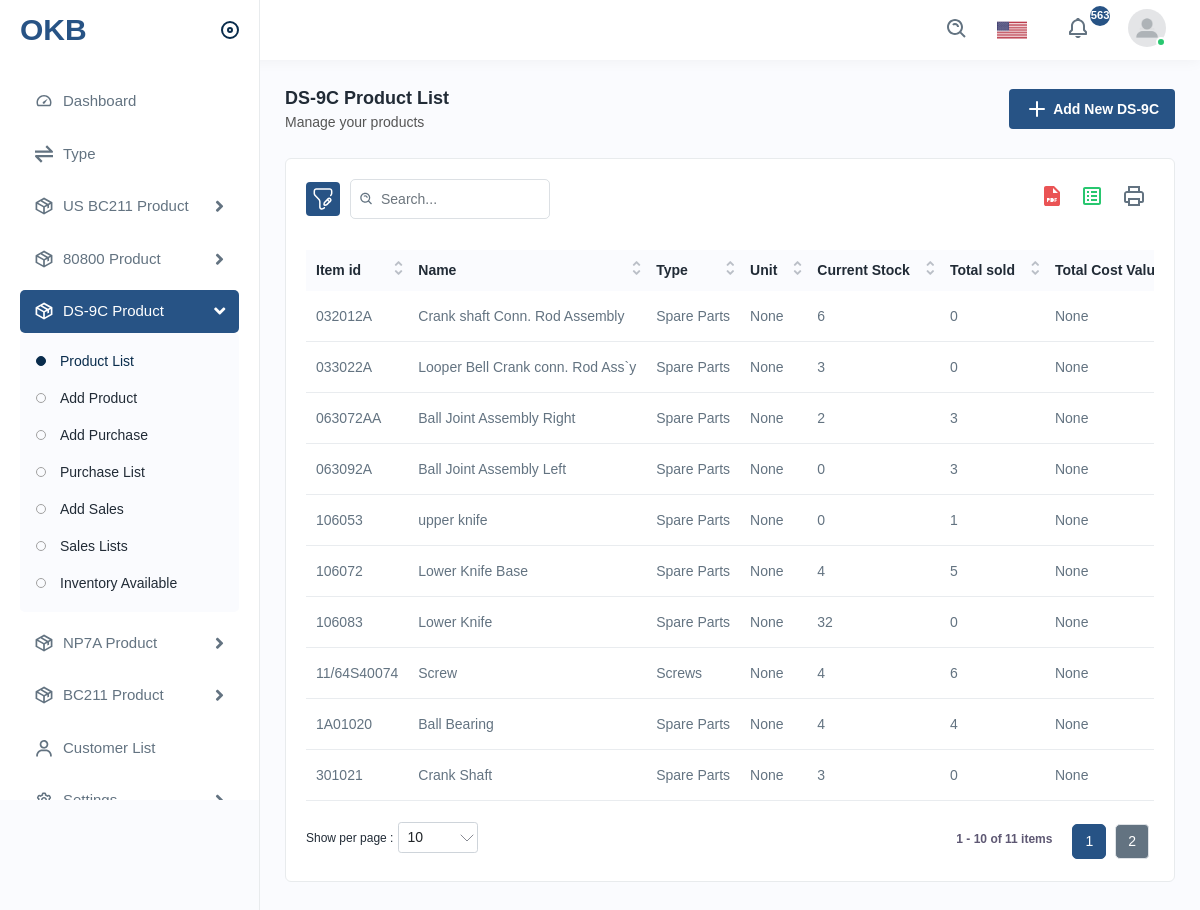
Page /dc-list/ (signed in) on the earlier database version.
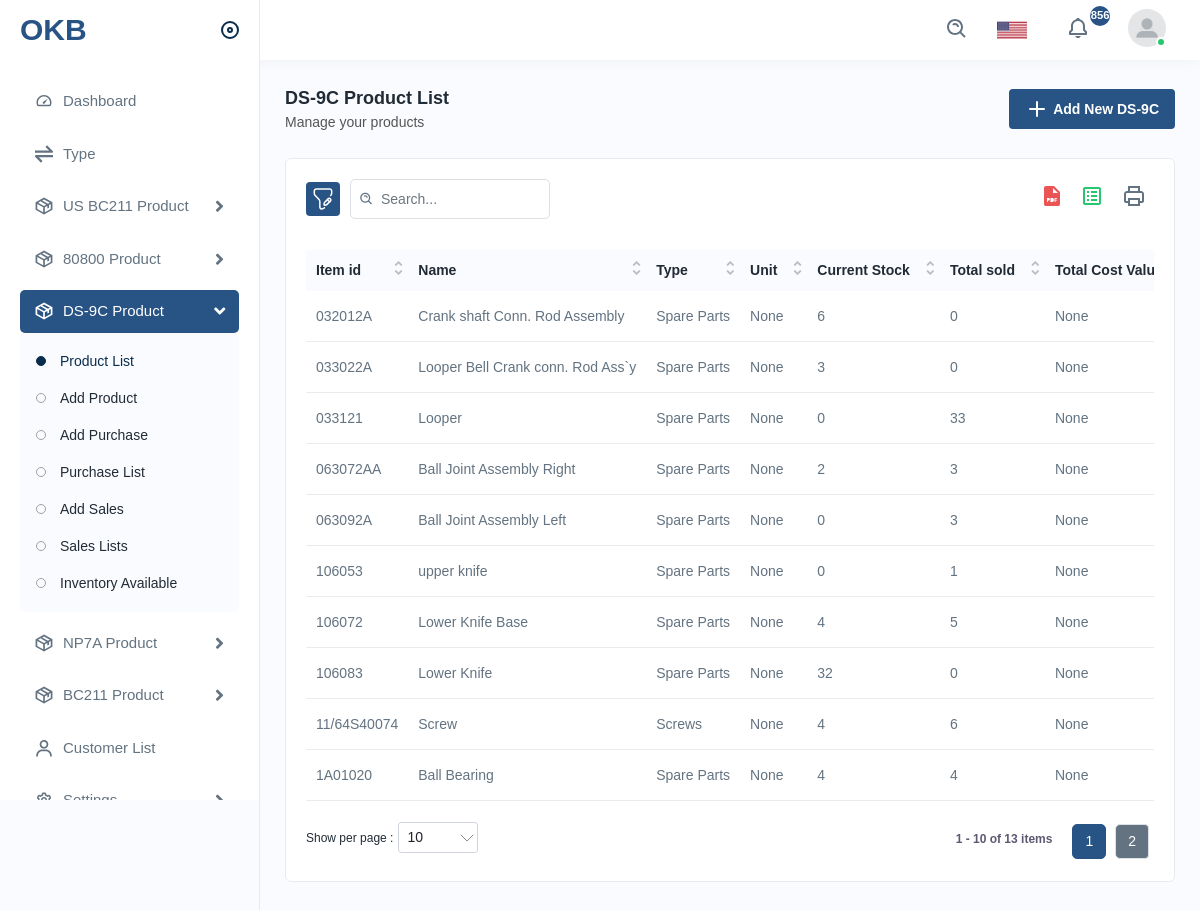
Same page on the later database version.
### dashboard/models.py (models this page shows, shortened)
class Ds9c(models.Model):
    item_id = models.CharField(max_length=50, unique=True)
    name = models.CharField(max_length=100)
    type = models.ForeignKey(Type, on_delete=models.CASCADE, null=True, blank=True)
    unit = models.DecimalField(max_digits=10, decimal_places=2, null=True, blank=True)
    current_stock = models.IntegerField(default=0, null=True, blank=True)
    total_sold = models.IntegerField(default=0, null=True, blank=True)
    total_cost_value = models.DecimalField(max_digits=12, decimal_places=2, null=True, blank=True)
    created_by = models.ForeignKey(User,related_name='ds', null=True, blank=True, on_delete=models.CASCADE)
    def average_cost(self):
        purchases = self.dspurchase_set.aggregate(
            total_cost=Sum(F('price') * F('unit_purchased')),
            total_units=Sum('unit_purchased')
        )
        total_cost = purchases['total_cost'] or Decimal('0.00')
        total_units = purchases['total_units'] or 0
        return round(total_cost / total_units, 2) if total_units else Decimal('0.00')

class Type(models.Model):
    name = models.CharField(max_length=100, unique=True)
    def __str__(self):
        return self.name

### dashboard/views.py (the view)
# urls.py: path("dc-list/", dclist, name="dclist"),
@login_required
def dclist(request):
   product = Ds9c.objects.all().order_by('-id')
   context = {
       "product": product,
   }
   return render(request, "dashboard/dc.html", context)

### dashboard/context_processor.py (called while the page is built)
def default(request):
    if request.user.is_authenticated:
        all_notifications = Notification.objects.filter(user=request.user).order_by('-created_at')[:5]
        unread_count = Notification.objects.filter(user=request.user, is_read=False).count()
    else:
        all_notifications = []
        unread_count = 0
    return {
        'notifications': all_notifications,
        'unread_count': unread_count,
    }

### templates/dashboard/dc.html (shortened to what this page needs)
{% extends "includes/base.html" %}
{% load static %}
{% block content %}
{% load humanize %}
<div class="page-wrapper">
<div class="content">
<div class="page-header">
<div class="page-title">
<h4>DS-9C Product List</h4>
<h6>Manage your products</h6>
</div>
<div class="page-btn">
<a href="{% url 'dashboard:adddc'%}" class="btn btn-added"><img src="{% static 'assets/img/icons/plus.svg' %}" alt="img" class="me-1">Add New DS-9C</a>
</div>
</div>
<div class="card">
<div class="card-body">
<div class="table-top">
<div class="search-set">
<div class="search-path">
<a class="btn btn-filter" id="filter_search">
<img src="{% static 'assets/img/icons/filter.svg' %}" alt="img">
</a>
</div>
<div class="search-input">
<a class="btn btn-searchset"><img src="{% static 'assets/img/icons/search-white.svg' %}" alt="img"></a>
</div>
</div>
<div class="wordset">
<ul>
<li>
<a data-bs-toggle="tooltip" data-bs-placement="top" title="pdf"><img src="{% static 'assets/img/icons/pdf.svg' %}" alt="img"></a>
</li>
<li>
<a data-bs-toggle="tooltip" data-bs-placement="top" title="excel"><img src="{% static 'assets/img/icons/excel.svg' %}" alt="img"></a>
</li>
<li>
<a data-bs-toggle="tooltip" data-bs-placement="top" title="print"><img src="{% static 'assets/img/icons/printer.svg' %}" alt="img"></a>
</li>
</ul>
</div>
</div>
<div class="table-responsive">
<table class="table  datanew">
<thead>
<tr>
<th>Item id</th>
<th>Name</th>
<th>Type </th>
<th>Unit</th>
<th>Current Stock</th>
<th>Total sold</th>
<th>Total Cost Value</th>
</tr>
</thead>
<tbody>
{% for p in product %}
<tr>
<td>{{ p.item_id }}</td>
<td>{{p.name}}</td>
<td>{{p.type}}</td>
<td>{{p.unit}}</td>
<td>{{p.current_stock}}</td>
<td>{{p.total_sold}}</td>
<td>{{p.total_cost_value}}</td>
</tr>
{% empty %}
<p style="color: red;"> No Product yet </p>
{% endfor %}
</tbody>
</table>
</div>
</div>
</div>
</div>
</div>
</div>
{% endblock content %}

### templates/includes/base.html (shortened to what this page needs)
{% load static %}
<!DOCTYPE html>
<html lang="en">
<head>
<link rel="stylesheet" href="{% static 'assets/css/bootstrap.min.css' %}">
<link rel="stylesheet" href="{% static 'assets/css/animate.css' %}">
<link rel="stylesheet" href="{% static 'assets/css/dataTables.bootstrap4.min.css' %}">
<link rel="stylesheet" href="{% static 'assets/plugins/fontawesome/css/fontawesome.min.css' %}">
<link rel="stylesheet" href="{% static 'assets/plugins/fontawesome/css/all.min.css' %}">
<link rel="stylesheet" href="{% static 'assets/css/style.css' %}">
</head>
<body>
<div class="main-wrapper">
<div class="header">
<div class="header-left active">
<a href="index.html" class="logo">
<h2 style="font-weight: bold;">OKB</h2>
</a>
<a id="toggle_btn" href="javascript:void(0);">
</a>
</div>
<ul class="nav user-menu">
<li class="nav-item">
<div class="top-nav-search">
<form action="#">
<a class="btn" id="searchdiv"><img src="{% static 'assets/img/icons/search.svg' %}" alt="img"></a>
</form>
</div>
</li>
<li class="nav-item dropdown has-arrow flag-nav">
<a class="nav-link dropdown-toggle" data-bs-toggle="dropdown" href="javascript:void(0);" role="button">
<img src="{% static 'assets/img/flags/us1.png' %}" alt="" height="20">
</a>
</li>
<li class="nav-item dropdown">
<a href="javascript:void(0);" class="dropdown-toggle nav-link" data-bs-toggle="dropdown">
<img src="{% static 'assets/img/icons/notification-bing.svg' %}" alt="img">
  {% if unread_count > 0 %}
  <span class="badge rounded-pill">{{ unread_count }}</span>
{% endif %}
</a>
</li>
<li class="nav-item dropdown has-arrow main-drop">
<a href="javascript:void(0);" class="dropdown-toggle nav-link userset" data-bs-toggle="dropdown">
<span class="user-img"><img src="{% static 'assets/img/default.jpg' %}" alt="">
<span class="status online"></span></span>
</a>
</li>
</ul>
</div>
<div class="sidebar" id="sidebar">
<div class="sidebar-inner slimscroll">
<div id="sidebar-menu" class="sidebar-menu">
<ul>
<li class="{% if request.path == '/' %}active{% endif %}">
<a href="{% url 'dashboard:index' %}"><img src="{% static 'assets/img/icons/dashboard.svg' %}" alt="img"><span> Dashboard</span> </a>
</li>
<li class="{% if 'type' in request.path %}active{% endif %}">
<a href="{% url 'dashboard:type' %}"><img src="{% static 'assets/img/icons/transfer1.svg' %}" alt="img"><span> Type</span> </a>
</li>
<li class="submenu">
<a href="javascript:void(0);"><img src="{% static 'assets/img/icons/product.svg' %}" alt="img"><span>US BC211 Product</span> <span class="menu-arrow"></span></a>
</li>
<li class="submenu">
<a href="javascript:void(0);"><img src="{% static 'assets/img/icons/product.svg' %}" alt="img"><span>80800 Product</span> <span class="menu-arrow"></span></a>
</li>
<li class="submenu">
<a href="javascript:void(0);"><img src="{% static 'assets/img/icons/product.svg' %}" alt="img"><span>DS-9C Product</span> <span class="menu-arrow"></span></a>
<ul>
<li><a class="{% if 'dc-list' in request.path %}active{% endif %}" href="{% url 'dashboard:dclist'%}">Product List</a></li>
<li><a class="{% if 'add-dc' in request.path %}active{% endif %}" href="{% url 'dashboard:adddc' %}">Add Product</a></li>
<li><a class="{% if 'ds-addpurchase' in request.path %}active{% endif %}" href="{% url 'dashboard:adddspurchase' %}">Add Purchase</a></li>
<li><a class="{% if 'ds-list' in request.path %}active{% endif %}" href="{% url 'dashboard:dpurchaselist' %}">Purchase List</a></li>
<li><a class="{% if 'DS-9Caddsale' in request.path %}active{% endif %}" href="{% url 'dashboard:add_dsale' %}">Add Sales</a></li>
<li><a class="{% if 'dsales-list' in request.path %}active{% endif %}" href="{% url 'dashboard:dsalelist' %}">Sales Lists</a></li>
<li><a class="{% if 'ds-9cventory' in request.path %}active{% endif %}" href="{% url 'dashboard:dsinventory' %}">Inventory Available</a></li>
</ul>
</li>
<li class="submenu">
<a href="javascript:void(0);"><img src="{% static 'assets/img/icons/product.svg' %}" alt="img"><span>NP7A Product</span> <span class="menu-arrow"></span></a>
</li>
<li class="submenu">
<a href="javascript:void(0);"><img src="{% static 'assets/img/icons/product.svg' %}" alt="img"><span>BC211 Product</span> <span class="menu-arrow"></span></a>
</li>
<li class="{% if 'customer-list' in request.path %}active{% endif %}">
<a href="{% url 'dashboard:customerlist' %}"><img src="{% static 'assets/img/icons/users1.svg' %}" alt="img"><span> Customer List</span> </a>
</li>
<li class="submenu">
<a href="javascript:void(0);"><img src="{% static 'assets/img/icons/settings.svg' %}" alt="img"><span> Settings</span> <span class="menu-arrow"></span></a>
</li>
</ul>
</div>
</div>
</div>
{% block content %}
{% endblock content %}
</body>
</html>

Differences in the rows shown:
no longer on this page (row unchanged): Ds9c: item_id "301021", name "Crank Shaft", type "Spare Parts", unit "None", current_stock "3", total_sold "0", total_cost_value "None"
added Ds9c: item_id "033121", name "Looper", type "Spare Parts", unit "None", current_stock "0", total_sold "33", total_cost_value "None"
Other differences:
{{ unread_count }}: "563" → "856"
text written by a page script: "1 2 1 - 10 of 11 items" → "1 2 1 - 10 of 13 items"
